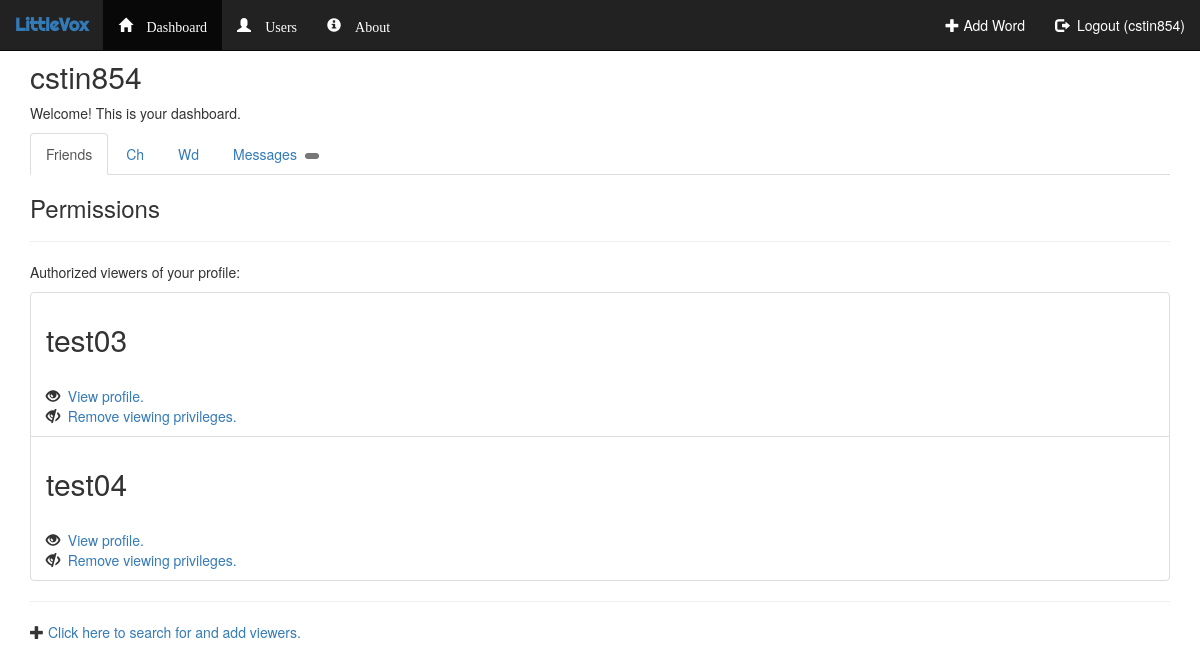
The page /outline/user/cstin854/ (signed in) on the database as committed earlier.
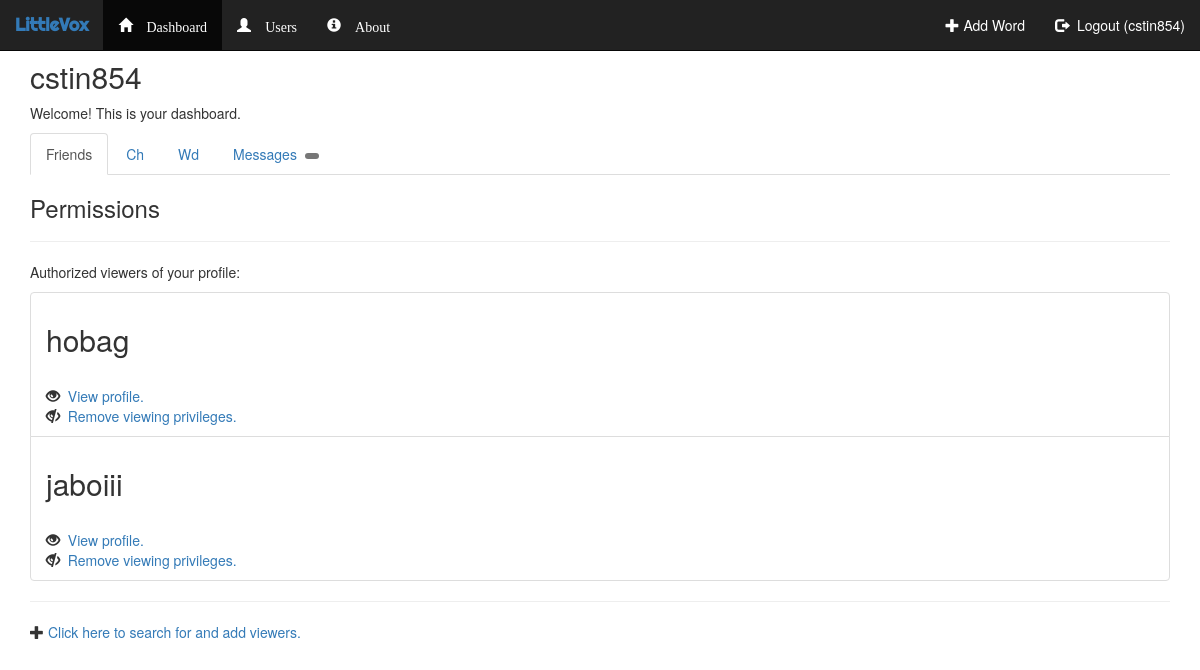
The same page on the database as committed later.
### outline/models.py (models this page shows, shortened)
class Viewer(models.Model):
    owner = models.ForeignKey(User, on_delete=models.CASCADE)
    viewer = models.CharField(max_length=30)
    is_blocked = models.BooleanField(default=False)

### outline/views.py (the view, shortened to what this page needs)
# urls.py: url(r'^user/(?P<user>[A-Za-z0-9]+)/$', views.user_junk, name='user_junk'),
def user_junk(request, user):
    context = dict()
    if request.POST:
        request.session['error_title'] = "Processing test."
        msg = ''
        for key, val in request.POST.items():
            msg += "Key = " + key + "<br>"
            msg += "------Val = " + val + "<hr>"
        request.session['error_message'] = msg
        return redirect('outline:user_junk', user=request.user.username)
    else:
        try:
            user = User.objects.get(username=user)
        except:
            request.session['error_message'] = "That user does not exist."
            return redirect('outline:users')
        if 'error_message' in request.session:
            context['error_message'] = request.session['error_message']
            del request.session['error_message']
            request.session.modified = True
        if 'error_title' in request.session:
            context['error_title'] = request.session['error_title']
            del request.session['error_title']
            request.session.modified = True
        context['dashboard_active'] = True
        context['user'] = user.username
        if request.user.username == user.username:
            try:
                context['viewer_list'] = list(user.viewer_set.all())
            except:
                context['viewer_list'] = False
            try:
                context['child_list'] = list(user.child_set.all())
            except:
                context['child_list'] = False
            try:
                context['messages'] = list(user.message_set.all())
                context['number_of_messages'] = len(context['messages'])
            except:
                context['messages'] = False
                context['number_of_messages'] = False
            context['dashboard_header'] = "Welcome! This is your dashboard."
            context['is_owner'] = True
            return render(request, 'outline/dashboard.html', context)

### outline/models.py (called while the page is built)
    def __str__(self):
        return self.parent_guardian.username + ' : ' + self.name

    def url_friendly(self):
        val = ''
        for char in self.name:
            if char.lower() in 'qwertyuiopasdfghjklzxcvbnm':
                val += char.lower()
            elif char in '0123456789':
                val += char
        return val

### outline/templates/outline/dashboard.html (shortened to what this page needs)
{% extends 'outline/base.html' %}
{% block body %}
<div class="container">
    <h2>{{ user }}</h2>
    <p>{{ dashboard_header }}</p>
    <ul class="nav nav-tabs">
        <li class="active"><a data-toggle="tab" href="#home">Friends</a></li>
        <li><a data-toggle="tab" href="#menu1">Ch</a></li>
        <li><a data-toggle="tab" href="#menu2">Wd</a></li>
        <li>
            <a data-toggle="tab" href="#messages">
                Messages&nbsp;
                <span class="badge">
                </span>
            </a>
        </li>
    </ul>
    <div class="tab-content">
        <div id="home" class="tab-pane fade in active">
            <h3>Permissions</h3>
            <hr>
            {% include 'outline/snippets/permissions_list.html' %}
        </div>
    </div>
</div>
{% endblock %}

### outline/templates/outline/snippets/permissions_list.html
{% if is_owner %}
    {% if viewer_list %}
    <p>Authorized viewers of your profile:</p>
    <ul class="list-group">
        {% for viewer in viewer_list %}
        <li class="list-group-item">
            <h2>{{ viewer.viewer }}</h2>
            <br>
            <span class="glyphicon glyphicon-eye-open"></span>&nbsp;
            <a href="/outline/user/{{ viewer.viewer }}/">View profile.</a>
            <br>
            <span class="glyphicon glyphicon-eye-close"></span>&nbsp;
            <a href="/outline/rm/{{ viewer.viewer }}/">Remove viewing privileges.</a>
        </li>
        {% endfor %}
    </ul>
    {% else %}
    <h4>
        This profile is set to public.
    </h4>
    {% endif %}
    <hr>
    <span class="glyphicon glyphicon-plus"></span>
    <a href="{% url 'outline:users' %}">Click here to search for and add viewers.</a>
{% else %}
    Trying to view someone else's permissons? Well, we had better figure out something to put here....<br>
    Two options<br>
    (1) Are auth viewer -- show some shiz.<br>
(2) Not auth viewer -- request access page. <strong>This should be handled in the view.</strong>
{% endif %}

Rows that differ between the two databases and show on the page:
removed Viewer: viewer "test03"
removed Viewer: viewer "test04"
added Viewer: viewer "hobag"
added Viewer: viewer "jaboiii"
